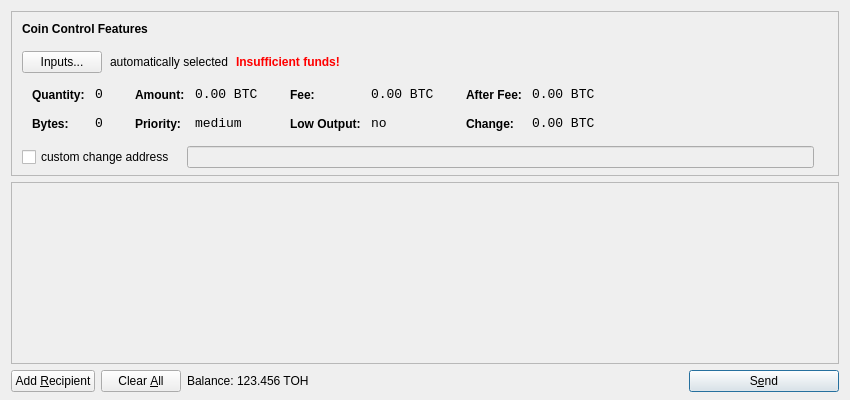
<?xml version="1.0" encoding="UTF-8"?>
<ui version="4.0">
 <class>SendCoinsDialog</class>
 <widget class="QDialog" name="SendCoinsDialog">
  <property name="geometry">
   <rect>
    <x>0</x>
    <y>0</y>
    <width>850</width>
    <height>400</height>
   </rect>
  </property>
  <property name="windowTitle">
   <string>Send Coins</string>
  </property>
  <layout class="QVBoxLayout" name="verticalLayout" stretch="0,1,0">
   <property name="bottomMargin">
    <number>8</number>
   </property>
   <item>
    <widget class="QFrame" name="frameCoinControl">
     <property name="sizePolicy">
      <sizepolicy hsizetype="Expanding" vsizetype="Expanding">
       <horstretch>0</horstretch>
       <verstretch>0</verstretch>
      </sizepolicy>
     </property>
     <property name="maximumSize">
      <size>
       <width>16777215</width>
       <height>16777215</height>
      </size>
     </property>
     <property name="frameShape">
      <enum>QFrame::StyledPanel</enum>
     </property>
     <property name="frameShadow">
      <enum>QFrame::Sunken</enum>
     </property>
     <layout class="QVBoxLayout" name="verticalLayoutCoinControl2">
      <property name="spacing">
       <number>-1</number>
      </property>
      <property name="leftMargin">
       <number>0</number>
      </property>
      <property name="topMargin">
       <number>0</number>
      </property>
      <property name="rightMargin">
       <number>0</number>
      </property>
      <property name="bottomMargin">
       <number>6</number>
      </property>
      <item>
       <layout class="QVBoxLayout" name="verticalLayoutCoinControl" stretch="0,0,0,0,1">
        <property name="spacing">
         <number>0</number>
        </property>
        <property name="leftMargin">
         <number>10</number>
        </property>
        <property name="topMargin">
         <number>10</number>
        </property>
        <item>
         <layout class="QHBoxLayout" name="horizontalLayoutCoinControl1">
          <property name="bottomMargin">
           <number>15</number>
          </property>
          <item>
           <widget class="QLabel" name="labelCoinControlFeatures">
            <property name="sizePolicy">
             <sizepolicy hsizetype="Preferred" vsizetype="Maximum">
              <horstretch>0</horstretch>
              <verstretch>0</verstretch>
             </sizepolicy>
            </property>
            <property name="font">
             <font>
              <weight>75</weight>
              <bold>true</bold>
             </font>
            </property>
            <property name="styleSheet">
             <string notr="true">font-weight:bold;</string>
            </property>
            <property name="text">
             <string>Coin Control Features</string>
            </property>
           </widget>
          </item>
         </layout>
        </item>
        <item>
         <layout class="QHBoxLayout" name="horizontalLayoutCoinControl2" stretch="0,0,0,0">
          <property name="spacing">
           <number>8</number>
          </property>
          <property name="bottomMargin">
           <number>10</number>
          </property>
          <item>
           <widget class="QPushButton" name="pushButtonCoinControl">
            <property name="styleSheet">
             <string notr="true"/>
            </property>
            <property name="text">
             <string>Inputs...</string>
            </property>
           </widget>
          </item>
          <item>
           <widget class="QLabel" name="labelCoinControlAutomaticallySelected">
            <property name="text">
             <string>automatically selected</string>
            </property>
            <property name="margin">
             <number>5</number>
            </property>
           </widget>
          </item>
          <item>
           <widget class="QLabel" name="labelCoinControlInsuffFunds">
            <property name="font">
             <font>
              <weight>75</weight>
              <bold>true</bold>
             </font>
            </property>
            <property name="styleSheet">
             <string notr="true">color:red;font-weight:bold;</string>
            </property>
            <property name="text">
             <string>Insufficient funds!</string>
            </property>
            <property name="margin">
             <number>5</number>
            </property>
           </widget>
          </item>
          <item>
           <spacer name="horizontalSpacerCoinControl">
            <property name="orientation">
             <enum>Qt::Horizontal</enum>
            </property>
            <property name="sizeHint" stdset="0">
             <size>
              <width>40</width>
              <height>1</height>
             </size>
            </property>
           </spacer>
          </item>
         </layout>
        </item>
        <item>
         <widget class="QWidget" name="widgetCoinControl" native="true">
          <property name="sizePolicy">
           <sizepolicy hsizetype="Preferred" vsizetype="Preferred">
            <horstretch>0</horstretch>
            <verstretch>0</verstretch>
           </sizepolicy>
          </property>
          <property name="minimumSize">
           <size>
            <width>0</width>
            <height>0</height>
           </size>
          </property>
          <property name="styleSheet">
           <string notr="true"/>
          </property>
          <layout class="QHBoxLayout" name="horizontalLayoutCoinControl5">
           <property name="margin">
            <number>0</number>
           </property>
           <item>
            <layout class="QHBoxLayout" name="horizontalLayoutCoinControl3" stretch="0,0,0,1">
             <property name="spacing">
              <number>20</number>
             </property>
             <property name="topMargin">
              <number>0</number>
             </property>
             <property name="bottomMargin">
              <number>10</number>
             </property>
             <item>
              <layout class="QFormLayout" name="formLayoutCoinControl1">
               <property name="horizontalSpacing">
                <number>10</number>
               </property>
               <property name="verticalSpacing">
                <number>14</number>
               </property>
               <property name="leftMargin">
                <number>10</number>
               </property>
               <property name="topMargin">
                <number>4</number>
               </property>
               <property name="rightMargin">
                <number>6</number>
               </property>
               <item row="0" column="0">
                <widget class="QLabel" name="labelCoinControlQuantityText">
                 <property name="styleSheet">
                  <string notr="true">font-weight:bold;</string>
                 </property>
                 <property name="text">
                  <string>Quantity:</string>
                 </property>
                 <property name="margin">
                  <number>0</number>
                 </property>
                </widget>
               </item>
               <item row="0" column="1">
                <widget class="QLabel" name="labelCoinControlQuantity">
                 <property name="font">
                  <font>
                   <family>Monospace</family>
                   <pointsize>10</pointsize>
                  </font>
                 </property>
                 <property name="cursor">
                  <cursorShape>IBeamCursor</cursorShape>
                 </property>
                 <property name="contextMenuPolicy">
                  <enum>Qt::ActionsContextMenu</enum>
                 </property>
                 <property name="text">
                  <string notr="true">0</string>
                 </property>
                 <property name="margin">
                  <number>0</number>
                 </property>
                 <property name="textInteractionFlags">
                  <set>Qt::LinksAccessibleByMouse|Qt::TextSelectableByKeyboard|Qt::TextSelectableByMouse</set>
                 </property>
                </widget>
               </item>
               <item row="1" column="0">
                <widget class="QLabel" name="labelCoinControlBytesText">
                 <property name="styleSheet">
                  <string notr="true">font-weight:bold;</string>
                 </property>
                 <property name="text">
                  <string>Bytes:</string>
                 </property>
                </widget>
               </item>
               <item row="1" column="1">
                <widget class="QLabel" name="labelCoinControlBytes">
                 <property name="font">
                  <font>
                   <family>Monospace</family>
                   <pointsize>10</pointsize>
                  </font>
                 </property>
                 <property name="cursor">
                  <cursorShape>IBeamCursor</cursorShape>
                 </property>
                 <property name="contextMenuPolicy">
                  <enum>Qt::ActionsContextMenu</enum>
                 </property>
                 <property name="text">
                  <string notr="true">0</string>
                 </property>
                 <property name="textInteractionFlags">
                  <set>Qt::LinksAccessibleByMouse|Qt::TextSelectableByKeyboard|Qt::TextSelectableByMouse</set>
                 </property>
                </widget>
               </item>
              </layout>
             </item>
             <item>
              <layout class="QFormLayout" name="formLayoutCoinControl2">
               <property name="horizontalSpacing">
                <number>10</number>
               </property>
               <property name="verticalSpacing">
                <number>14</number>
               </property>
               <property name="leftMargin">
                <number>6</number>
               </property>
               <property name="topMargin">
                <number>4</number>
               </property>
               <property name="rightMargin">
                <number>6</number>
               </property>
               <item row="0" column="0">
                <widget class="QLabel" name="labelCoinControlAmountText">
                 <property name="styleSheet">
                  <string notr="true">font-weight:bold;</string>
                 </property>
                 <property name="text">
                  <string>Amount:</string>
                 </property>
                 <property name="margin">
                  <number>0</number>
                 </property>
                </widget>
               </item>
               <item row="0" column="1">
                <widget class="QLabel" name="labelCoinControlAmount">
                 <property name="font">
                  <font>
                   <family>Monospace</family>
                   <pointsize>10</pointsize>
                  </font>
                 </property>
                 <property name="cursor">
                  <cursorShape>IBeamCursor</cursorShape>
                 </property>
                 <property name="contextMenuPolicy">
                  <enum>Qt::ActionsContextMenu</enum>
                 </property>
                 <property name="text">
                  <string notr="true">0.00 BTC</string>
                 </property>
                 <property name="textInteractionFlags">
                  <set>Qt::LinksAccessibleByMouse|Qt::TextSelectableByKeyboard|Qt::TextSelectableByMouse</set>
                 </property>
                </widget>
               </item>
               <item row="1" column="0">
                <widget class="QLabel" name="labelCoinControlPriorityText">
                 <property name="styleSheet">
                  <string notr="true">font-weight:bold;</string>
                 </property>
                 <property name="text">
                  <string>Priority:</string>
                 </property>
                </widget>
               </item>
               <item row="1" column="1">
                <widget class="QLabel" name="labelCoinControlPriority">
                 <property name="font">
                  <font>
                   <family>Monospace</family>
                   <pointsize>10</pointsize>
                  </font>
                 </property>
                 <property name="cursor">
                  <cursorShape>IBeamCursor</cursorShape>
                 </property>
                 <property name="contextMenuPolicy">
                  <enum>Qt::ActionsContextMenu</enum>
                 </property>
                 <property name="text">
                  <string>medium</string>
                 </property>
                 <property name="textInteractionFlags">
                  <set>Qt::LinksAccessibleByMouse|Qt::TextSelectableByKeyboard|Qt::TextSelectableByMouse</set>
                 </property>
                </widget>
               </item>
              </layout>
             </item>
             <item>
              <layout class="QFormLayout" name="formLayoutCoinControl3">
               <property name="horizontalSpacing">
                <number>10</number>
               </property>
               <property name="verticalSpacing">
                <number>14</number>
               </property>
               <property name="leftMargin">
                <number>6</number>
               </property>
               <property name="topMargin">
                <number>4</number>
               </property>
               <property name="rightMargin">
                <number>6</number>
               </property>
               <item row="0" column="0">
                <widget class="QLabel" name="labelCoinControlFeeText">
                 <property name="styleSheet">
                  <string notr="true">font-weight:bold;</string>
                 </property>
                 <property name="text">
                  <string>Fee:</string>
                 </property>
                 <property name="margin">
                  <number>0</number>
                 </property>
                </widget>
               </item>
               <item row="0" column="1">
                <widget class="QLabel" name="labelCoinControlFee">
                 <property name="font">
                  <font>
                   <family>Monospace</family>
                   <pointsize>10</pointsize>
                  </font>
                 </property>
                 <property name="cursor">
                  <cursorShape>IBeamCursor</cursorShape>
                 </property>
                 <property name="contextMenuPolicy">
                  <enum>Qt::ActionsContextMenu</enum>
                 </property>
                 <property name="text">
                  <string notr="true">0.00 BTC</string>
                 </property>
                 <property name="textInteractionFlags">
                  <set>Qt::LinksAccessibleByMouse|Qt::TextSelectableByKeyboard|Qt::TextSelectableByMouse</set>
                 </property>
                </widget>
               </item>
               <item row="1" column="0">
                <widget class="QLabel" name="labelCoinControlLowOutputText">
                 <property name="styleSheet">
                  <string notr="true">font-weight:bold;</string>
                 </property>
                 <property name="text">
                  <string>Low Output:</string>
                 </property>
                </widget>
               </item>
               <item row="1" column="1">
                <widget class="QLabel" name="labelCoinControlLowOutput">
                 <property name="font">
                  <font>
                   <family>Monospace</family>
                   <pointsize>10</pointsize>
                  </font>
                 </property>
                 <property name="cursor">
                  <cursorShape>IBeamCursor</cursorShape>
                 </property>
                 <property name="contextMenuPolicy">
                  <enum>Qt::ActionsContextMenu</enum>
                 </property>
                 <property name="text">
                  <string>no</string>
                 </property>
                 <property name="textInteractionFlags">
                  <set>Qt::LinksAccessibleByMouse|Qt::TextSelectableByKeyboard|Qt::TextSelectableByMouse</set>
                 </property>
                </widget>
               </item>
              </layout>
             </item>
             <item>
              <layout class="QFormLayout" name="formLayoutCoinControl4">
               <property name="horizontalSpacing">
                <number>10</number>
               </property>
               <property name="verticalSpacing">
                <number>14</number>
               </property>
               <property name="leftMargin">
                <number>6</number>
               </property>
               <property name="topMargin">
                <number>4</number>
               </property>
               <property name="rightMargin">
                <number>6</number>
               </property>
               <item row="0" column="0">
                <widget class="QLabel" name="labelCoinControlAfterFeeText">
                 <property name="styleSheet">
                  <string notr="true">font-weight:bold;</string>
                 </property>
                 <property name="text">
                  <string>After Fee:</string>
                 </property>
                 <property name="margin">
                  <number>0</number>
                 </property>
                </widget>
               </item>
               <item row="0" column="1">
                <widget class="QLabel" name="labelCoinControlAfterFee">
                 <property name="font">
                  <font>
                   <family>Monospace</family>
                   <pointsize>10</pointsize>
                  </font>
                 </property>
                 <property name="cursor">
                  <cursorShape>IBeamCursor</cursorShape>
                 </property>
                 <property name="contextMenuPolicy">
                  <enum>Qt::ActionsContextMenu</enum>
                 </property>
                 <property name="text">
                  <string notr="true">0.00 BTC</string>
                 </property>
                 <property name="textInteractionFlags">
                  <set>Qt::LinksAccessibleByMouse|Qt::TextSelectableByKeyboard|Qt::TextSelectableByMouse</set>
                 </property>
                </widget>
               </item>
               <item row="1" column="0">
                <widget class="QLabel" name="labelCoinControlChangeText">
                 <property name="styleSheet">
                  <string notr="true">font-weight:bold;</string>
                 </property>
                 <property name="text">
                  <string>Change:</string>
                 </property>
                </widget>
               </item>
               <item row="1" column="1">
                <widget class="QLabel" name="labelCoinControlChange">
                 <property name="font">
                  <font>
                   <family>Monospace</family>
                   <pointsize>10</pointsize>
                  </font>
                 </property>
                 <property name="cursor">
                  <cursorShape>IBeamCursor</cursorShape>
                 </property>
                 <property name="contextMenuPolicy">
                  <enum>Qt::ActionsContextMenu</enum>
                 </property>
                 <property name="text">
                  <string notr="true">0.00 BTC</string>
                 </property>
                 <property name="textInteractionFlags">
                  <set>Qt::LinksAccessibleByMouse|Qt::TextSelectableByKeyboard|Qt::TextSelectableByMouse</set>
                 </property>
                </widget>
               </item>
              </layout>
             </item>
            </layout>
           </item>
          </layout>
         </widget>
        </item>
        <item>
         <layout class="QHBoxLayout" name="horizontalLayoutCoinControl4" stretch="0,0,0">
          <property name="spacing">
           <number>12</number>
          </property>
          <property name="sizeConstraint">
           <enum>QLayout::SetDefaultConstraint</enum>
          </property>
          <property name="topMargin">
           <number>5</number>
          </property>
          <property name="rightMargin">
           <number>5</number>
          </property>
          <item>
           <widget class="QCheckBox" name="checkBoxCoinControlChange">
            <property name="text">
             <string>custom change address</string>
            </property>
           </widget>
          </item>
          <item>
           <widget class="QLineEdit" name="lineEditCoinControlChange">
            <property name="enabled">
             <bool>false</bool>
            </property>
            <property name="sizePolicy">
             <sizepolicy hsizetype="Expanding" vsizetype="Fixed">
              <horstretch>0</horstretch>
              <verstretch>0</verstretch>
             </sizepolicy>
            </property>
           </widget>
          </item>
          <item>
           <widget class="QLabel" name="labelCoinControlChangeLabel">
            <property name="sizePolicy">
             <sizepolicy hsizetype="Preferred" vsizetype="Expanding">
              <horstretch>0</horstretch>
              <verstretch>0</verstretch>
             </sizepolicy>
            </property>
            <property name="minimumSize">
             <size>
              <width>0</width>
              <height>0</height>
             </size>
            </property>
            <property name="text">
             <string/>
            </property>
            <property name="margin">
             <number>3</number>
            </property>
           </widget>
          </item>
         </layout>
        </item>
        <item>
         <spacer name="verticalSpacerCoinControl">
          <property name="orientation">
           <enum>Qt::Vertical</enum>
          </property>
          <property name="sizeHint" stdset="0">
           <size>
            <width>800</width>
            <height>1</height>
           </size>
          </property>
         </spacer>
        </item>
       </layout>
      </item>
     </layout>
    </widget>
   </item>
   <item>
    <widget class="QScrollArea" name="scrollArea">
     <property name="widgetResizable">
      <bool>true</bool>
     </property>
     <widget class="QWidget" name="scrollAreaWidgetContents">
      <property name="geometry">
       <rect>
        <x>0</x>
        <y>0</y>
        <width>830</width>
        <height>165</height>
       </rect>
      </property>
      <layout class="QVBoxLayout" name="verticalLayout_2">
       <property name="margin">
        <number>0</number>
       </property>
       <item>
        <layout class="QVBoxLayout" name="entries">
         <property name="spacing">
          <number>6</number>
         </property>
        </layout>
       </item>
       <item>
        <spacer name="verticalSpacer">
         <property name="orientation">
          <enum>Qt::Vertical</enum>
         </property>
         <property name="sizeHint" stdset="0">
          <size>
           <width>20</width>
           <height>40</height>
          </size>
         </property>
        </spacer>
       </item>
      </layout>
     </widget>
    </widget>
   </item>
   <item>
    <layout class="QHBoxLayout" name="horizontalLayout">
     <item>
      <widget class="QPushButton" name="addButton">
       <property name="toolTip">
        <string>Send to multiple recipients at once</string>
       </property>
       <property name="text">
        <string>Add &amp;Recipient</string>
       </property>
       <property name="icon">
        <iconset resource="../bitcoin.qrc">
         <normaloff>:/icons/add</normaloff>:/icons/add</iconset>
       </property>
       <property name="autoDefault">
        <bool>false</bool>
       </property>
      </widget>
     </item>
     <item>
      <widget class="QPushButton" name="clearButton">
       <property name="sizePolicy">
        <sizepolicy hsizetype="Minimum" vsizetype="Fixed">
         <horstretch>0</horstretch>
         <verstretch>0</verstretch>
        </sizepolicy>
       </property>
       <property name="toolTip">
        <string>Remove all transaction fields</string>
       </property>
       <property name="text">
        <string>Clear &amp;All</string>
       </property>
       <property name="icon">
        <iconset resource="../bitcoin.qrc">
         <normaloff>:/icons/remove</normaloff>:/icons/remove</iconset>
       </property>
       <property name="autoRepeatDelay">
        <number>300</number>
       </property>
       <property name="autoDefault">
        <bool>false</bool>
       </property>
      </widget>
     </item>
     <item>
      <layout class="QHBoxLayout" name="horizontalLayout_2">
       <property name="spacing">
        <number>3</number>
       </property>
       <item>
        <widget class="QLabel" name="label">
         <property name="text">
          <string>Balance:</string>
         </property>
        </widget>
       </item>
       <item>
        <widget class="QLabel" name="labelBalance">
         <property name="cursor">
          <cursorShape>IBeamCursor</cursorShape>
         </property>
         <property name="text">
          <string>123.456 TOH</string>
         </property>
         <property name="textInteractionFlags">
          <set>Qt::LinksAccessibleByMouse|Qt::TextSelectableByKeyboard|Qt::TextSelectableByMouse</set>
         </property>
        </widget>
       </item>
      </layout>
     </item>
     <item>
      <spacer name="horizontalSpacer">
       <property name="orientation">
        <enum>Qt::Horizontal</enum>
       </property>
       <property name="sizeHint" stdset="0">
        <size>
         <width>40</width>
         <height>20</height>
        </size>
       </property>
      </spacer>
     </item>
     <item>
      <widget class="QPushButton" name="sendButton">
       <property name="minimumSize">
        <size>
         <width>150</width>
         <height>0</height>
        </size>
       </property>
       <property name="toolTip">
        <string>Confirm the send action</string>
       </property>
       <property name="text">
        <string>S&amp;end</string>
       </property>
       <property name="icon">
        <iconset resource="../bitcoin.qrc">
         <normaloff>:/icons/send</normaloff>:/icons/send</iconset>
       </property>
       <property name="default">
        <bool>true</bool>
       </property>
      </widget>
     </item>
    </layout>
   </item>
  </layout>
 </widget>
 <resources>
  <include location="../bitcoin.qrc"/>
 </resources>
 <connections/>
</ui>
